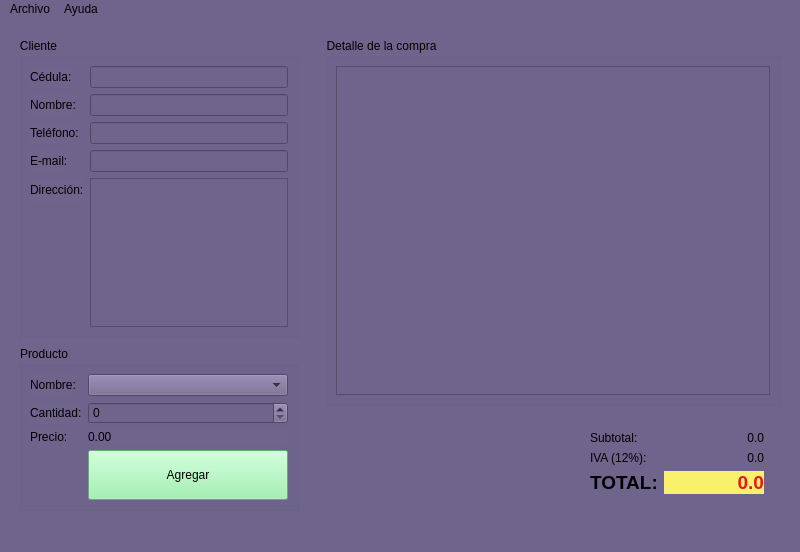
<?xml version="1.0" encoding="UTF-8"?>
<ui version="4.0">
 <class>Tienda</class>
 <widget class="QMainWindow" name="Tienda">
  <property name="geometry">
   <rect>
    <x>0</x>
    <y>0</y>
    <width>800</width>
    <height>552</height>
   </rect>
  </property>
  <property name="windowTitle">
   <string>Tienda</string>
  </property>
  <property name="windowIcon">
   <iconset resource="Recursos.qrc">
    <normaloff>:/recursos/imagenes/tienda.png</normaloff>:/recursos/imagenes/tienda.png</iconset>
  </property>
  <property name="styleSheet">
   <string notr="true">background-color: rgb(111, 100, 140);</string>
  </property>
  <widget class="QWidget" name="centralwidget">
   <layout class="QHBoxLayout" name="horizontalLayout_3">
    <item>
     <widget class="QWidget" name="widget" native="true">
      <property name="minimumSize">
       <size>
        <width>300</width>
        <height>0</height>
       </size>
      </property>
      <property name="maximumSize">
       <size>
        <width>300</width>
        <height>16777215</height>
       </size>
      </property>
      <layout class="QVBoxLayout" name="verticalLayout">
       <item>
        <widget class="QGroupBox" name="groupBox">
         <property name="title">
          <string>Cliente</string>
         </property>
         <layout class="QFormLayout" name="formLayout">
          <item row="0" column="0">
           <widget class="QLabel" name="label">
            <property name="text">
             <string>Cédula:</string>
            </property>
           </widget>
          </item>
          <item row="0" column="1">
           <widget class="QLineEdit" name="inCedula"/>
          </item>
          <item row="2" column="0">
           <widget class="QLabel" name="label_2">
            <property name="text">
             <string>Nombre:</string>
            </property>
           </widget>
          </item>
          <item row="2" column="1">
           <widget class="QLineEdit" name="inNombre"/>
          </item>
          <item row="4" column="0">
           <widget class="QLabel" name="label_3">
            <property name="text">
             <string>Teléfono:</string>
            </property>
           </widget>
          </item>
          <item row="4" column="1">
           <widget class="QLineEdit" name="inTelefono"/>
          </item>
          <item row="6" column="0">
           <widget class="QLabel" name="label_4">
            <property name="text">
             <string>E-mail:</string>
            </property>
           </widget>
          </item>
          <item row="6" column="1">
           <widget class="QLineEdit" name="inEmail"/>
          </item>
          <item row="8" column="0">
           <widget class="QLabel" name="label_5">
            <property name="text">
             <string>Dirección:</string>
            </property>
           </widget>
          </item>
          <item row="8" column="1">
           <widget class="QPlainTextEdit" name="inDireccion">
            <property name="lineWidth">
             <number>3</number>
            </property>
           </widget>
          </item>
         </layout>
        </widget>
       </item>
       <item>
        <widget class="QGroupBox" name="groupBox_2">
         <property name="title">
          <string>Producto</string>
         </property>
         <layout class="QFormLayout" name="formLayout_2">
          <item row="0" column="0">
           <widget class="QLabel" name="label_6">
            <property name="text">
             <string>Nombre:</string>
            </property>
           </widget>
          </item>
          <item row="0" column="1">
           <widget class="QComboBox" name="inProducto"/>
          </item>
          <item row="2" column="0">
           <widget class="QLabel" name="label_7">
            <property name="text">
             <string>Cantidad:</string>
            </property>
           </widget>
          </item>
          <item row="2" column="1">
           <widget class="QSpinBox" name="inCantidad"/>
          </item>
          <item row="4" column="0">
           <widget class="QLabel" name="label_8">
            <property name="text">
             <string>Precio:</string>
            </property>
           </widget>
          </item>
          <item row="4" column="1">
           <widget class="QLabel" name="outPrecio">
            <property name="text">
             <string>0.00</string>
            </property>
           </widget>
          </item>
          <item row="7" column="1">
           <widget class="QPushButton" name="btnAgregar">
            <property name="minimumSize">
             <size>
              <width>0</width>
              <height>50</height>
             </size>
            </property>
            <property name="styleSheet">
             <string notr="true">background-color: rgb(143, 240, 164);</string>
            </property>
            <property name="text">
             <string>Agregar</string>
            </property>
           </widget>
          </item>
         </layout>
        </widget>
       </item>
      </layout>
     </widget>
    </item>
    <item>
     <widget class="QWidget" name="widget_2" native="true">
      <layout class="QVBoxLayout" name="verticalLayout_2">
       <item>
        <widget class="QGroupBox" name="groupBox_3">
         <property name="title">
          <string>Detalle de la compra</string>
         </property>
         <layout class="QHBoxLayout" name="horizontalLayout_2">
          <item>
           <widget class="QTableWidget" name="outDetalle"/>
          </item>
         </layout>
        </widget>
       </item>
       <item>
        <widget class="QWidget" name="widget_3" native="true">
         <layout class="QHBoxLayout" name="horizontalLayout">
          <item>
           <spacer name="horizontalSpacer">
            <property name="orientation">
             <enum>Qt::Horizontal</enum>
            </property>
            <property name="sizeHint" stdset="0">
             <size>
              <width>187</width>
              <height>20</height>
             </size>
            </property>
           </spacer>
          </item>
          <item>
           <widget class="QWidget" name="widget_4" native="true">
            <layout class="QFormLayout" name="formLayout_3">
             <item row="0" column="0">
              <widget class="QLabel" name="label_10">
               <property name="text">
                <string>Subtotal:</string>
               </property>
              </widget>
             </item>
             <item row="0" column="1">
              <widget class="QLabel" name="outSubtotal">
               <property name="minimumSize">
                <size>
                 <width>100</width>
                 <height>0</height>
                </size>
               </property>
               <property name="text">
                <string>0.0</string>
               </property>
               <property name="alignment">
                <set>Qt::AlignRight|Qt::AlignTrailing|Qt::AlignVCenter</set>
               </property>
              </widget>
             </item>
             <item row="1" column="0">
              <widget class="QLabel" name="label_11">
               <property name="text">
                <string>IVA (12%):</string>
               </property>
              </widget>
             </item>
             <item row="1" column="1">
              <widget class="QLabel" name="outIva">
               <property name="minimumSize">
                <size>
                 <width>100</width>
                 <height>0</height>
                </size>
               </property>
               <property name="text">
                <string>0.0</string>
               </property>
               <property name="alignment">
                <set>Qt::AlignRight|Qt::AlignTrailing|Qt::AlignVCenter</set>
               </property>
              </widget>
             </item>
             <item row="2" column="0">
              <widget class="QLabel" name="label_12">
               <property name="font">
                <font>
                 <pointsize>14</pointsize>
                 <bold>true</bold>
                </font>
               </property>
               <property name="text">
                <string>TOTAL:</string>
               </property>
              </widget>
             </item>
             <item row="2" column="1">
              <widget class="QLabel" name="outTotal">
               <property name="minimumSize">
                <size>
                 <width>100</width>
                 <height>0</height>
                </size>
               </property>
               <property name="font">
                <font>
                 <pointsize>14</pointsize>
                 <bold>true</bold>
                </font>
               </property>
               <property name="styleSheet">
                <string notr="true">background-color: rgb(249, 240, 107);
color: rgb(224, 27, 36);</string>
               </property>
               <property name="text">
                <string>0.0</string>
               </property>
               <property name="alignment">
                <set>Qt::AlignRight|Qt::AlignTrailing|Qt::AlignVCenter</set>
               </property>
              </widget>
             </item>
            </layout>
           </widget>
          </item>
         </layout>
        </widget>
       </item>
      </layout>
     </widget>
    </item>
   </layout>
  </widget>
  <widget class="QMenuBar" name="menubar">
   <property name="geometry">
    <rect>
     <x>0</x>
     <y>0</y>
     <width>800</width>
     <height>21</height>
    </rect>
   </property>
   <widget class="QMenu" name="menuArchivo">
    <property name="title">
     <string>Archivo</string>
    </property>
    <addaction name="actionNuevo"/>
    <addaction name="action_Abrir"/>
    <addaction name="separator"/>
    <addaction name="action_Guardar"/>
    <addaction name="actionA_gregar"/>
    <addaction name="separator"/>
    <addaction name="action_Salir"/>
   </widget>
   <widget class="QMenu" name="menuAyuda">
    <property name="title">
     <string>Ayuda</string>
    </property>
    <addaction name="action_Acerca_de"/>
   </widget>
   <addaction name="menuArchivo"/>
   <addaction name="menuAyuda"/>
  </widget>
  <widget class="QStatusBar" name="statusbar"/>
  <action name="action_Acerca_de">
   <property name="text">
    <string>&amp;Acerca de</string>
   </property>
  </action>
  <action name="actionNuevo">
   <property name="text">
    <string>&amp;Nuevo</string>
   </property>
   <property name="shortcut">
    <string>Ctrl+N</string>
   </property>
  </action>
  <action name="action_Abrir">
   <property name="text">
    <string>&amp;Abrir</string>
   </property>
  </action>
  <action name="action_Guardar">
   <property name="text">
    <string>&amp;Guardar</string>
   </property>
   <property name="shortcut">
    <string>Ctrl+S</string>
   </property>
  </action>
  <action name="actionA_gregar">
   <property name="text">
    <string>A&amp;gregar</string>
   </property>
  </action>
  <action name="action_Salir">
   <property name="text">
    <string>&amp;Salir</string>
   </property>
   <property name="shortcut">
    <string>Ctrl+Q</string>
   </property>
  </action>
 </widget>
 <resources>
  <include location="Recursos.qrc"/>
 </resources>
 <connections/>
</ui>
